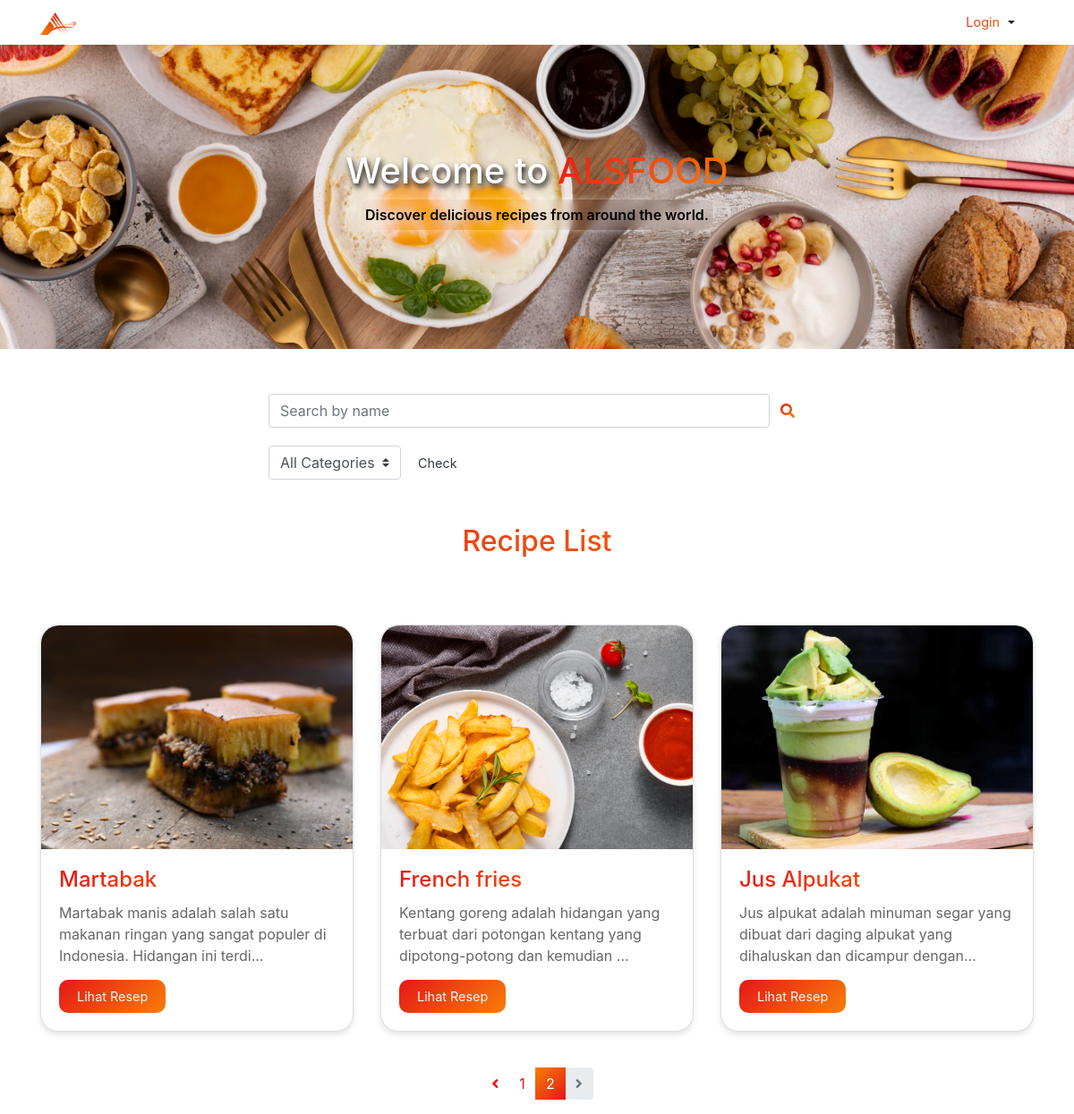
The app's page /index.php?page=2 with its own data.
### tables this page shows
CREATE TABLE `details` (
  `id_details` int(11) NOT NULL,
  `id_category` int(11) DEFAULT NULL,
  `id_difficulty` int(11) DEFAULT NULL,
  `durasi` int(11) DEFAULT NULL,
  `deskripsi` varchar(10000) DEFAULT NULL,
  `nama_makanan` varchar(50) DEFAULT NULL,
  `resep` longtext DEFAULT NULL,
  `foto` text DEFAULT NULL
);

### index.php (the view, shortened to what this page needs)
<!DOCTYPE html>
<html lang="en">
<head>
    <link rel="stylesheet" href="https://stackpath.bootstrapcdn.com/bootstrap/4.5.2/css/bootstrap.min.css">
    <link rel="stylesheet" href="https://cdnjs.cloudflare.com/ajax/libs/font-awesome/5.15.3/css/all.min.css">
</head>
<body>
<nav class="navbar navbar-expand-lg navbar-light bg-blue-opacity fixed-top" role="navigation">
    <div class="container">
        <a class="navbar-brand" href="#">
            <img src="./assets/Group 24.png" alt="">
        </a>
        <ul class="nav navbar-nav flex-row justify-content-between ml-auto">
            <li class="dropdown order-1">
                <button type="button" id="dropdownMenu1" data-toggle="dropdown" class="btn dropdown-toggle gradient-text">Login <span class="caret"></span></button>
            </li>
        </ul>
    </div>
</nav>
<section class="hero d-flex align-items-center">
    <div class="container">
        <div class="row">
            <div class="col-lg-12 hero-content black">
                <h1 class="text-white "> <span class="w"> Welcome to </span><span class="gradient-text"> ALSFOOD </span></h1>
                <p class="light-70 black">Discover delicious recipes from around the world.</p>
            </div>
        </div>
    </div>
</section>
<div class="search-box">
    <form action="<?php echo htmlspecialchars($_SERVER["PHP_SELF"]); ?>" method="GET">
        <div class="input-group rounded">
            <input type="search" class="form-control rounded" placeholder="Search by name" aria-label="Search" aria-describedby="search-addon" name="search" value="<?php echo isset($_GET['search']) ? htmlspecialchars($_GET['search']) : ''; ?>">
            <span class="input-group-text border-0" id="search-addon">
                <i class="fas fa-search gradient-text"></i>
            </span>
        </div>
    </form>
</div>
<div class="pilih-box">
    <form action="<?php echo htmlspecialchars($_SERVER["PHP_SELF"]); ?>" method="GET">
        <div class="input-group rounded">
            <div class="input-group-prepend">
                <select class="custom-select" name="pilih">
                    <option value="" <?php echo empty($_GET['pilih']) ? 'selected' : ''; ?>>All Categories</option>
                </select>
            </div>
            <div class="input-group-append">
                <button class="btn btn-transparent btn-block text-dark" type="submit" value="<?php echo isset($_GET['pilih']) ? htmlspecialchars($_GET['pilih']) : ''; ?>">Check</button>
            </div>
        </div>
    </form>
</div>
<section class="container mt-5">
    <h2 class="text-center mb-4 gradient-text" >Recipe List</h2>
    <div class="row">
    <?php
        include "./db/koneksi.php";
        $limit = 6;
        $page = isset($_GET['page']) ? $_GET['page'] : 1;
        $offset = ($page - 1) * $limit;
        $query = "SELECT d.*, c.tipe AS nama_kategori, di.level AS nama_tingkat_kesulitan
        FROM details d
        JOIN category c ON d.id_category = c.id_category
        JOIN difficulty di ON d.id_difficulty = di.id_difficulty";
        $query .= " ORDER BY d.id_category, d.id_details DESC LIMIT $limit OFFSET $offset";
        $result = mysqli_query($conn, $query) or die(mysqli_error($conn));
        if (mysqli_num_rows($result) == 0) {
            echo "<div class='container text-center mt-5'>
                    <h3>Resep Tidak Terdaftar</h3>
                    <br>
                  </div>";
        } else {
            while ($row = mysqli_fetch_assoc($result)) {
                echo "<div class='col-md-4 mb-4'>
                        <div class='card'>
                            <img src='./uploads/{$row['foto']}' class='card-img-top' alt='{$row['nama_makanan']}'>
                            <div class='card-body'>
                                <h5 class='card-title'>
                                    <a href='#' class='text-decoration-none'>{$row['nama_makanan']}</a>
                                </h5>
                                <p class='card-text'>
                                    <span class='read-more-short'>" . substr($row['deskripsi'], 0, 100) . "...</span>
                                    <span class='read-more-content'>{$row['deskripsi']}</span>
                                </p>
                                <button type='button' class='btn btnn-primary text-light' data-toggle='modal' data-target='#myModal{$row['id_details']}'>
                                    Lihat Resep
                                </button>
                            </div>
                        </div>
                      </div>";
        }
        }
        ?>
    </div>
</section>
<section class="container mt-3">
    <div class="row justify-content-center">
        <div class="col-md-6">
            <ul class="pagination justify-content-center">
                <?php
               $total_query = "SELECT COUNT(*) AS total FROM details";
                $total_result = mysqli_query($conn, $total_query) or die(mysqli_error($conn));
                $total_row = mysqli_fetch_assoc($total_result)['total'];
                $total_pages = ceil($total_row / $limit);
                $prev_page = $page - 1;
                $next_page = $page + 1;
                echo "<li class='page-item " . ($page == 1 ? 'disabled' : '') . "'><a class='page-link' href='" . htmlspecialchars($_SERVER["PHP_SELF"]) . "?page=$prev_page" . (isset($_GET['search']) ? "&search=" . $_GET['search'] : '') . "'><i class='fas fa-angle-left'></i></a></li>";
                for ($i = 1; $i <= $total_pages; $i++) {
                    $active = ($i == $page) ? 'active' : '';
                    echo "<li class='page-item $active'><a class='page-link' href='" . htmlspecialchars($_SERVER["PHP_SELF"]) . "?page=$i" . (isset($_GET['search']) ? "&search=" . $_GET['search'] : '') . "'>$i</a></li>";
                }
                echo "<li class='page-item " . ($page == $total_pages ? 'disabled' : '') . "'><a class='page-link' href='" . htmlspecialchars($_SERVER["PHP_SELF"]) . "?page=$next_page" . (isset($_GET['search']) ? "&search=" . $_GET['search'] : '') . "'><i class='fas fa-angle-right'></i></a></li>";
                ?>
            </ul>
        </div>
    </div>
</section>
</body>
</html>

### index.php (style rules this page uses)
.w { text-shadow: 2px 4px 6px black; }
.light-70 { color: #ffffff; font-weight: 600; backdrop-filter: blur(5px); transition: backdrop-filter 0.3s ease; box-shadow: 0 0 10px rgba(255, 255, 255, 0.5); border-radius: 10px; display: inline-block; padding: 5px; }
.gradient-text { background: linear-gradient(135deg, #E61717, #F87E08); -webkit-background-clip: text; -webkit-text-fill-color: transparent; }
.btnn-primary { background: linear-gradient(135deg, #E61717, #F87E08); color: white; border: none; }
.btnn-primary:not(.disabled):not(:disabled) { color: white; }
.black { color: #000000; font-weight: 600; }
.bg-blue-opacity { background-color: rgba(0, 123, 255, 0.8); }
.navbar { height: 50px; background-color: rgba(255, 255, 255, 0.6); }
.navbar-brand img { width: 40px; }
.hero { background-image: url('./assets/2149141362.jpg'); background-size: cover; height: 340px; background-position: center; color: #ffffff; padding: 100px 0; margin-top: 50px; }
.hero-content { max-width: 600px; margin: 0 auto; text-align: center; }
.card { border-radius: 20px; box-shadow: 0 4px 6px rgba(0, 0, 0, 0.1); transition: all 0.3s ease; margin-top: 50px; }
.card-img-top { border-top-left-radius: 20px; border-top-right-radius: 20px; height: 250px; object-fit: cover; }
.card-body { padding: 20px; }
.card-title { font-size: 1.5rem; margin-bottom: 10px; background: linear-gradient(135deg, #E61717, #F87E08); -webkit-background-clip: text; -webkit-text-fill-color: transparent; }
.card-text { margin-bottom: 15px; color: #666; }
.btn { border-radius: 10px; font-size: 0.9rem; padding: 8px 20px; }
.search-box { max-width: 600px; margin: 50px auto; }
.input-group-text { background: transparent; }
.dropdown { background-color: transp; }
.dropdown-toggle::after { margin-left: 5px; }
.pagination .page-link { color: #E61717; border: none; background: transparent; }
.pagination .page-item.active .page-link { background: linear-gradient(135deg, #F87E08, #E61717); color: white; border: none; }
.pagination .page-item.disabled .page-link { background: #e9ecef; color: #6c757d; border: none; }
.btn-transparent { margin-right: 10px; }
.pilih-box { max-width: 600px; margin: -30px auto 0; }

### records on screen
details: foto (picture), nama_makanan "Martabak", deskripsi "Martabak manis adalah salah satu makanan ringan yang sangat populer di Indonesia. Hidangan ini terdi"
details: foto (picture), nama_makanan "French fries", deskripsi "Kentang goreng adalah hidangan yang terbuat dari potongan kentang yang dipotong-potong dan kemudian"
details: foto+nama_makanan (picture), nama_makanan "Jus Alpukat", deskripsi "Jus alpukat adalah minuman segar yang dibuat dari daging alpukat yang dihaluskan dan dicampur dengan"
